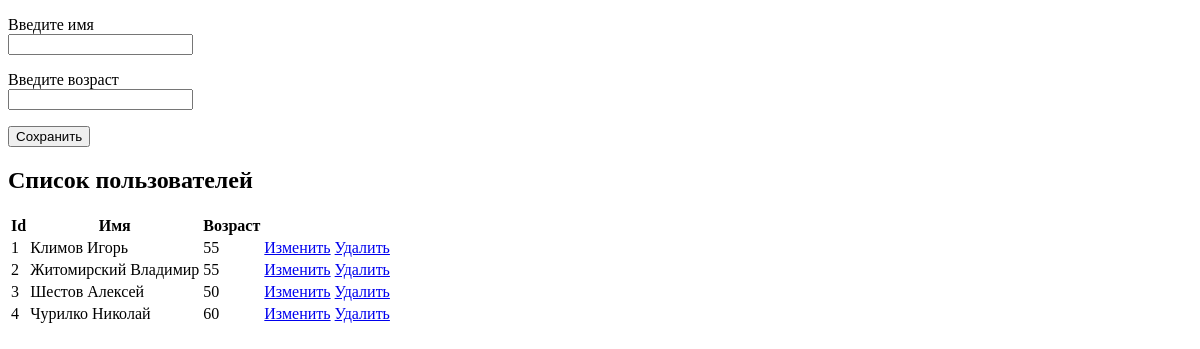
The app's page /, older data.
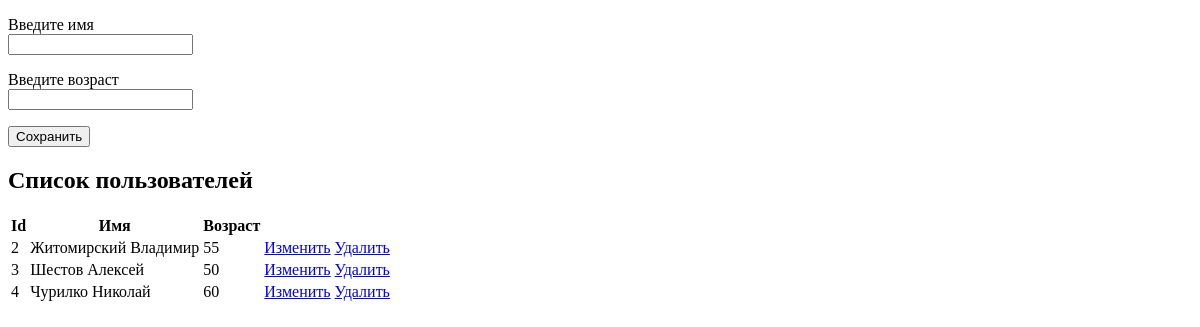
The same page, newer data.
### firstapp/models.py (models this page shows)
class Person(models.Model):
    name = models.CharField(max_length = 20)
    age = models.IntegerField()
    objects = models.Manager()
    DoesNotExist = models.Manager

### firstapp/views.py (the view)
# urls.py: path('', views.index),
def index(request):
    people = Person.objects.all()
    return render(request, "index.html", {"people": people})

### templates/index.html (shortened to what this page needs)
<!DOCTYPE html>
<html lang="en">
<head>
</head>
<body class="container">
    <form method="POST" action="create/">
    <p>
        <label>Введите имя</label><br>
        <input type="text" name="name" />
    </p>
    <p>
        <label>Введите возраст</label><br>
        <input type="text" name="age" />
    </p>
    <input type="submit" value="Сохранить" />
    </form>
    {% if people.count > 0 %}
    <h2>Список пользователей</h2>
    <table>
        <tr><th>Id</th><th>Имя</th><th>Возраст</th></tr>
        {% for person in people %}
            <tr>
                <td>{{ person.id }}</td>
                <td>{{ person.name }}</td>
                <td>{{ person.age }}</td>
                <td><a href="edit/{{person.id}}">Изменить</a>
                    <a href="delete/{{person.id}}">Удалить</a>
                </td>
            </tr>
        {% endfor %}
    </table>
    {% endif %}
</body>
</html>

Row changes from the older to the newer data that the page shows:
removed Person: id "1", name "Климов Игорь", age "55"
